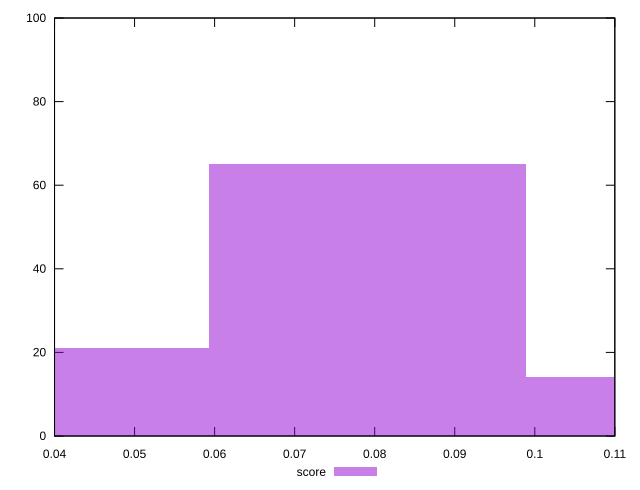

This figure's gnuplot source:
reset

$score <<EOF
0.07910544342315146 65
0.11865816513472718 14
0.03955272171157573 21
EOF

set key outside below
set boxwidth 0.03955272171157573
set xrange [0.04:0.11]
set yrange [0:100]
set trange [0:100]
set style fill transparent solid 0.5 noborder
set terminal svg size 640, 490 enhanced background rgb 'white'
set output "reprap/interactive/samples/pages+cached+noexternal/score/histogram.svg"

plot $score title "score" with boxes

reset
